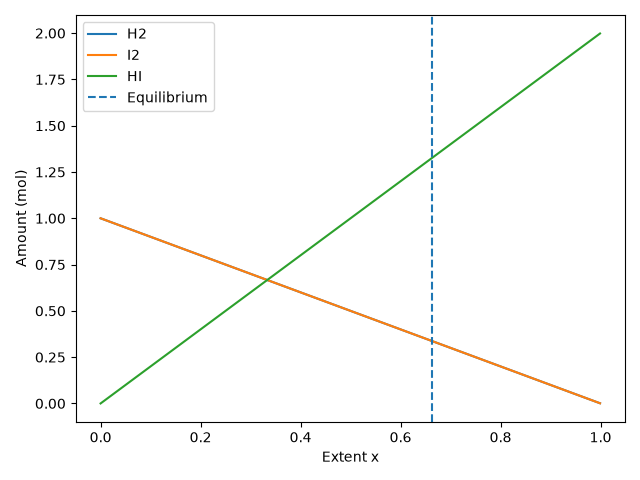

Write Python code to recreate this figure.
"""
PW2 Lab B Part 4 -- chemical equilibrium via the equilibrium constant K.

Reaction  H2 + I2 <=> 2 HI, starting from 1 mol H2 and 1 mol I2.
As the reaction proceeds by an extent x: H2 = 1-x, I2 = 1-x, HI = 2x.
At equilibrium the composition satisfies the equilibrium constant
        K = [HI]^2 / ([H2][I2]) = (2x)^2 / ((1-x)(1-x)).
Given K, find the extent x. Solve it TWO ways and compare.
Run:  python equilibrium.py
"""
import numpy as np
import matplotlib.pyplot as plt
from scipy.optimize import newton, minimize

K = 15.6
a = b = 1.0

# TODO 1: write k_imbalance(x) = (2x)^2/((a-x)(b-x)) - K.
#         It equals zero exactly at equilibrium.

def k_imbalance(x):
    return (2*x)**2 / ((a-x)*(b-x)) - K


# TODO 2 (method 1): use scipy.optimize.newton to find the root of k_imbalance
#         (start x0=0.5). This is root-finding.

x_newton = newton(k_imbalance, 0.5)

print("Newton x:", x_newton)


# TODO 3 (method 2): use scipy.optimize.minimize to minimise k_imbalance(x)**2
#         (method "SLSQP", bounds [(0, 0.999)], x0=[0.5]). Print both answers
#         and confirm they agree.

def objective(x):
    return k_imbalance(x)**2

result = minimize(
    objective,
    [0.5],
    method="SLSQP",
    bounds=[(0, 0.999)]
)

x_slsqp = result.x[0]

print("SLSQP x:", x_slsqp)
print("They agree:", np.isclose(x_newton, x_slsqp))


# TODO 4: report the equilibrium amounts (H2, I2, HI), and plot how the three
#         amounts change with the extent x, marking the equilibrium. Save
#         equilibrium.png.

x = x_newton

H2 = a - x
I2 = b - x
HI = 2 * x

print("Equilibrium H2:", H2, "mol")
print("Equilibrium I2:", I2, "mol")
print("Equilibrium HI:", HI, "mol")

x_values = np.linspace(0, 0.999, 300)

H2_values = a - x_values
I2_values = b - x_values
HI_values = 2 * x_values

plt.plot(x_values, H2_values, label="H2")
plt.plot(x_values, I2_values, label="I2")
plt.plot(x_values, HI_values, label="HI")

plt.axvline(x, linestyle="--", label="Equilibrium")

plt.xlabel("Extent x")
plt.ylabel("Amount (mol)")
plt.legend()
plt.tight_layout()

plt.savefig("equilibrium.png")
plt.show()
